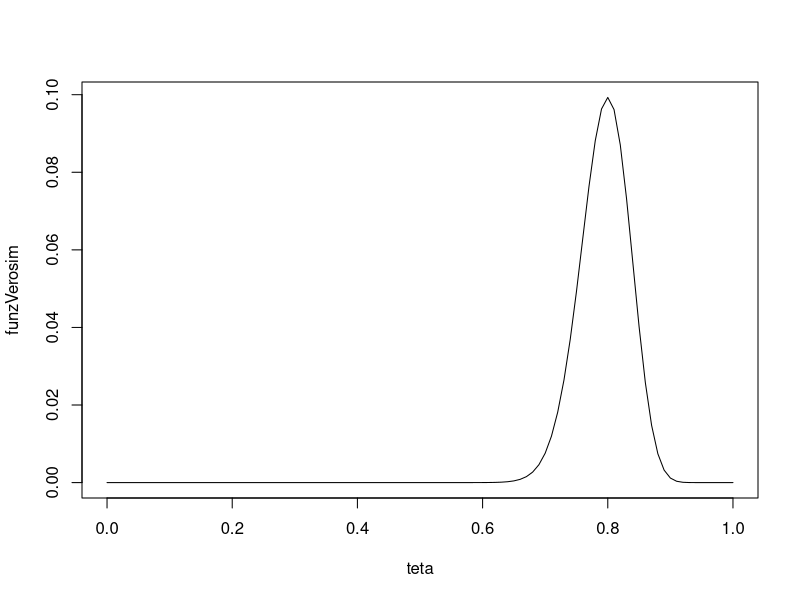
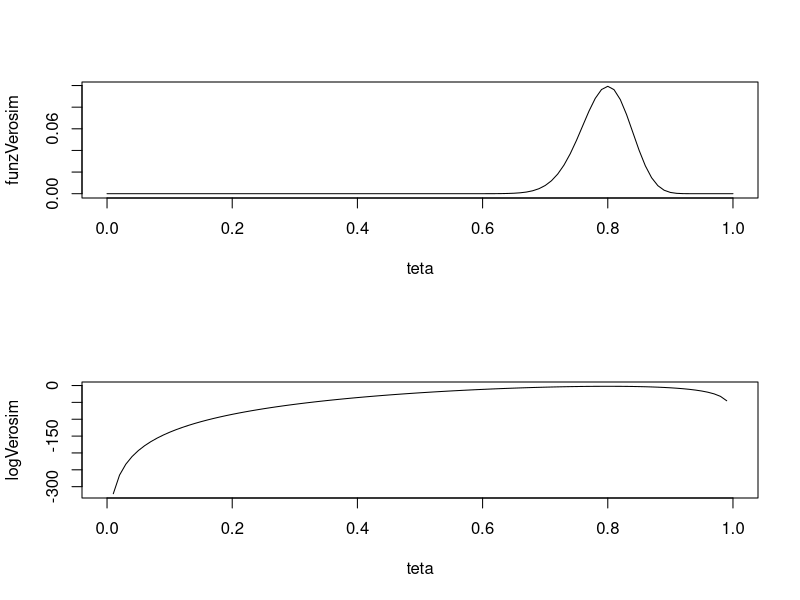
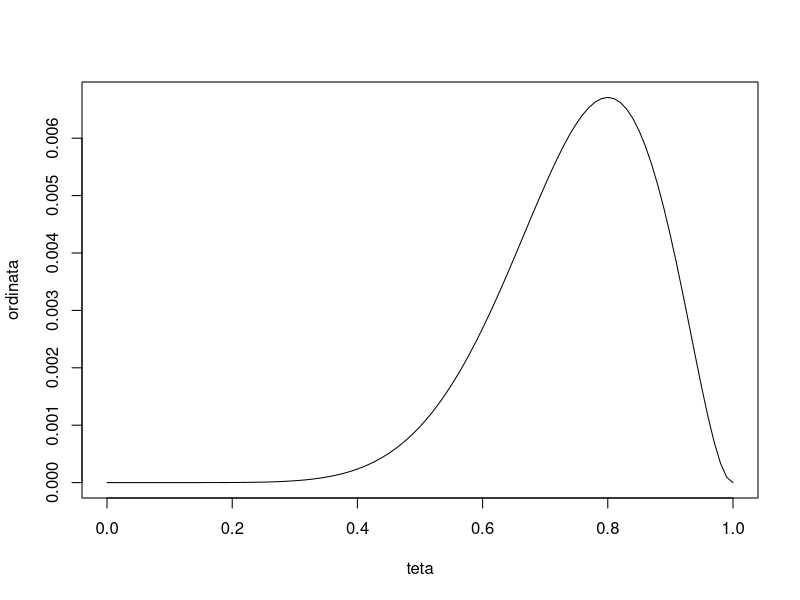
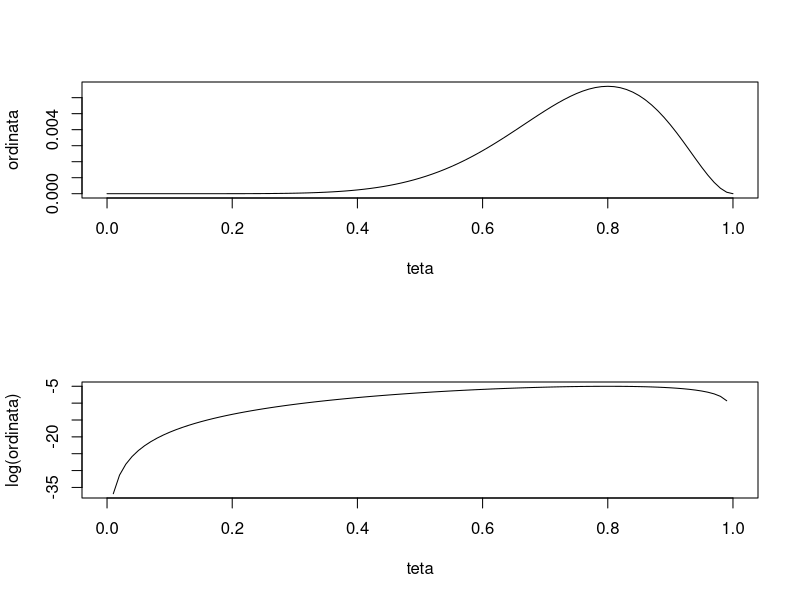
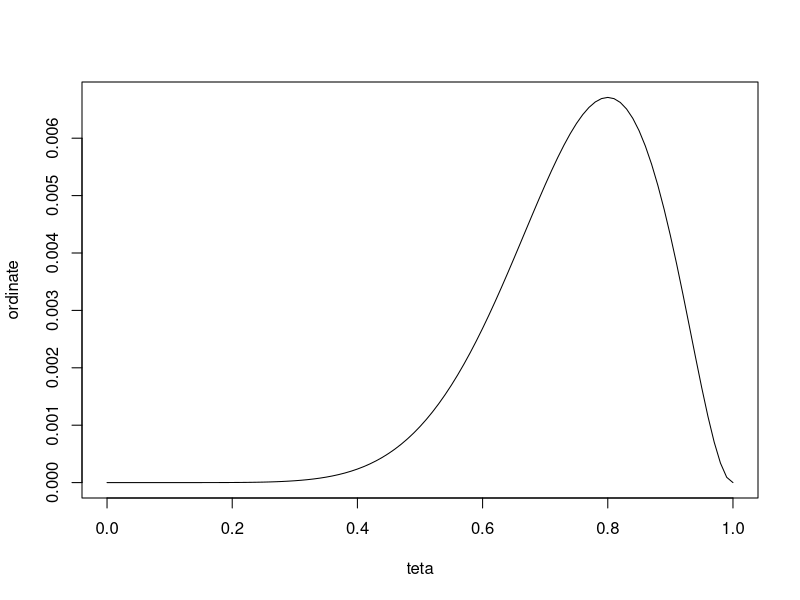
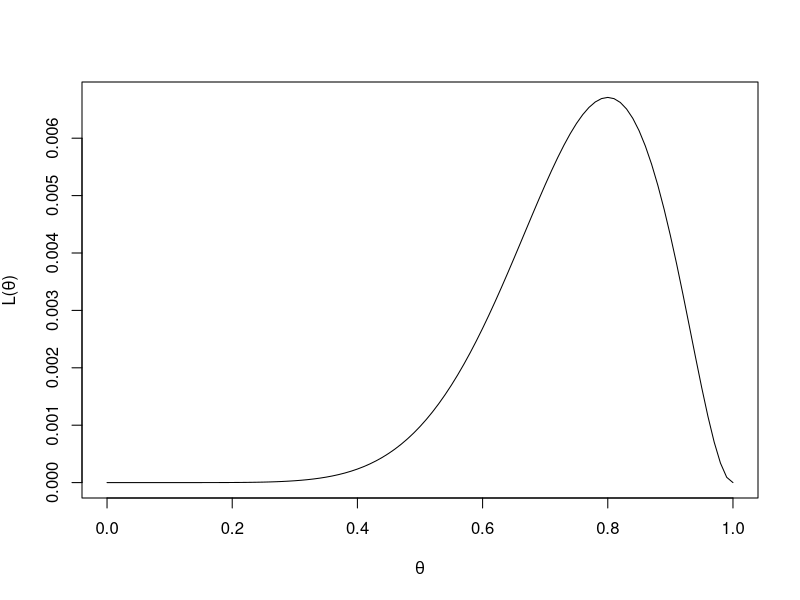
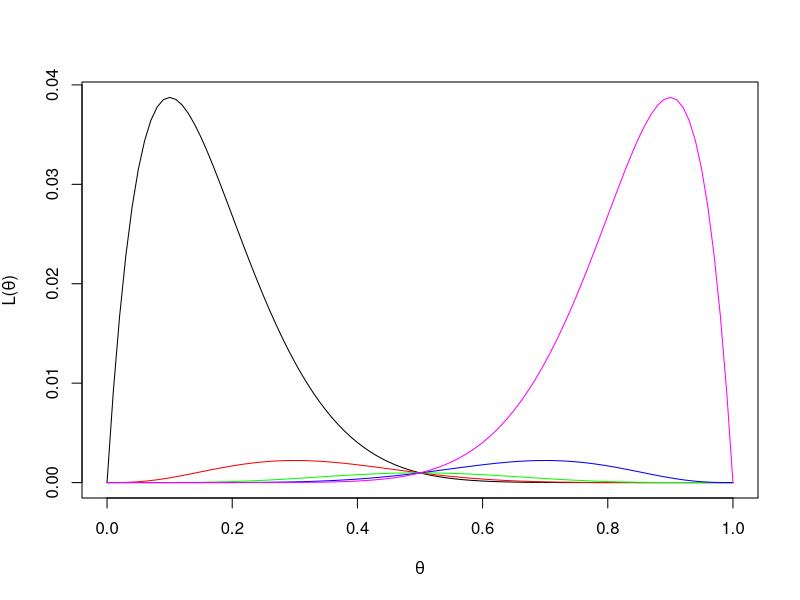
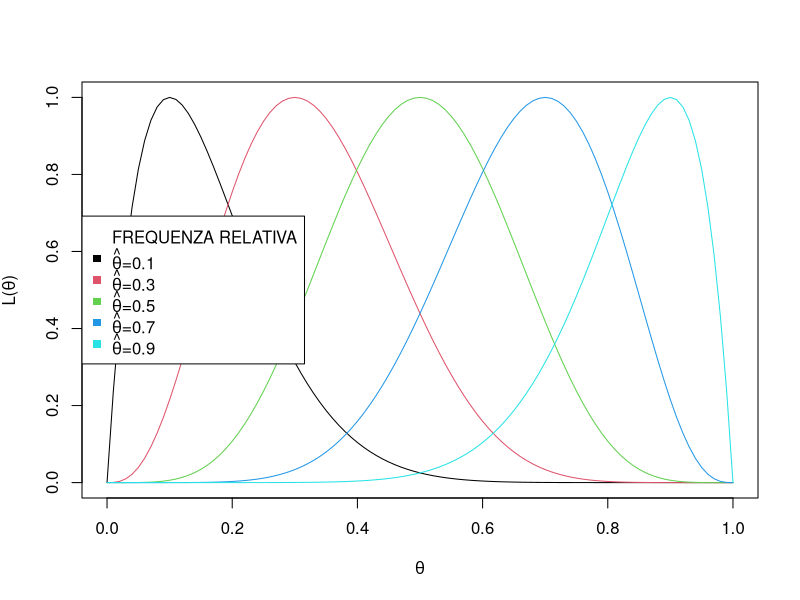

Generate these figures, in order, with R:
#----------------------------------------------------------------------------------
# Esempio di definizione della funzione di verosimiglianza per la v.c. di Bernoulli
#----------------------------------------------------------------------------------

#------------------------------------------------------------------------------------
#ALTERNATIVA 1: 
#usando la variabile casuale binomiale e i comandi di R per la relativa distribuzione
#di probabilità
#------------------------------------------------------------------------------------

#imposto il numero di lanci e il numero di successi
nLanci 	  <- 100
nSuccessi <- 80
#NOTA: 
#cambiare il valore del numero di successi per verificare come cambia graficamente
#la funzione di verosimiglianza risultante

#calcolo la probabilità di osservare nSuccessi su nLanci nel caso in cui il parametro
#del modello sia pari a 0.5 oppure a 0.8
dbinom(nSuccessi, nLanci, 0.5)
dbinom(nSuccessi, nLanci, 0.8)
#posso calcolare entrambi con un solo comando
dbinom(nSuccessi, nLanci, c(0.5,0.8))

#imposto una sequenza che va da 0 a 1 con passo 0.01
teta=seq(0, 1, by=0.01)
#verifico come cambia la probabilità di ottenere nSuccessi su nLanci per differenti 
#valori del parametro: funzione di verosimiglianza
funzVerosim <- dbinom(nSuccessi, nLanci, teta)
#rappresento graficamente la funzione di verosimiglianza
plot(teta, funzVerosim, type="l")

#funz. verosimiglianza vs logverosimiglianza
teta=seq(0, 1, by=0.01)
#funzione di verosimiglianza
funzVerosim <- dbinom(nSuccessi, nLanci, teta)
#funzione di log-verosimiglianza
logVerosim <- log(funzVerosim)
#e relative rappresentazioni grafiche
par(mfrow=c(2,1))
plot(teta, funzVerosim, type="l")
plot(teta, logVerosim, type="l")
par(mfrow=c(1,1))


#------------------------------------------------------------------------------------
#ALTERNATIVA 2: 
#attraverso la creazione di una funzione in R per la distribuzione di Bernoulli
#e la produttoria sul campione osservato dei valori di tale funzione
#di probabilità
#------------------------------------------------------------------------------------

#definiamo la distribuzione di bernoulli
distrBernoulli <- function(x, teta){
	(teta ^ x) * ((1 - teta) ^ (1-x))
}
#prova di chiamata
distrBernoulli(0, 0.8)
distrBernoulli(1, 0.8)
distrBernoulli(c(0,1), 0.8)

#definisco il vettore del campione osservato
campioneOsservato <- c(1,0,1,1,1,0,1,1,1,1)

#funz. verosimiglianza nel punto teta=0.2
prod(distrBernoulli(campioneOsservato, 0.2))
#funz. verosimiglianza nel punto teta=0.5
prod(distrBernoulli(campioneOsservato, 0.5))
#definisco un vettore di valori per teta (da 0 a 1 con passo 0.01)
teta <- seq(0, 1, by=0.01)
#e mi calcolo la funzione di verosimiglianza in corrispondenza
#di ciascun valore di teta
ordinata <- numeric(length(teta))
for(i in 1:length(teta)){
	ordinata[i] <- prod(distrBernoulli(campioneOsservato, teta[i]))
}
#plot funzione verosimiglianza
plot(teta, ordinata, type="l")

#plot funzione verosimiglianza vs funzione di log-verosimiglianza
par(mfrow=c(2,1))
plot(teta, ordinata, type="l")
plot(teta, log(ordinata), type="l")
par(mfrow=c(1,1))


#------------------------------------------------------------------------------------
#ALTERNATIVA 3: 
#attraverso la creazione di una funzione in R che definisce 
#direttamente le funzioni di verosimiglianza e di logVerosimiglianza
#per un modello di Bernoulli
#------------------------------------------------------------------------------------
verosimBernoulli <- function(numSuccessi, numProve, p){
	(p ^ numSuccessi) * ((1-p)^(numProve-numSuccessi))
}

#prove di chiamata
verosimBernoulli(8, 10, 0.8)
verosimBernoulli(8, 10, 0.2)
verosimBernoulli(8, 10, c(0.2,0.8))

#definisco un vettore di valori per teta (da 0 a 1 con passo 0.01)
teta <- seq(0, 1, by=0.01)
#calcolo la funzione di verosimiglianza nel caso di un campione
#di 10 osservazioni su cui sono stati osservati 8 successi
ordinate <- verosimBernoulli(8, 10, teta)
#e la rappresento graficamente
plot(teta, ordinate, type="l")
#uso di espressioni matematiche nelle etichette degli assi
plot(teta, ordinate, type="l",
     xlab=expression(theta),
     ylab=expression(paste("L(",theta,")")))

#confronto tra verosimiglianza assolute
#
#andamento della funzione al variare della frequenza relativa
#osservata di successi
#
#funzione di verosimiglianza nel caso di 1 campione di 10 osservazioni
#su cui è osservato 1 successo
plot(teta, verosimBernoulli(1, 10, teta), type="l",
     xlab=expression(theta),
     ylab=expression(paste("L(",theta,")")))
#funzione di verosimiglianza nel caso di 1 campione di 10 osservazioni
#su cui sono osservati 3 successi
lines(teta, verosimBernoulli(3, 10, teta), type="l", col="red")
#funzione di verosimiglianza nel caso di 1 campione di 10 osservazioni
#su cui sono osservati 5 successi
lines(teta, verosimBernoulli(5, 10, teta), type="l", col="green")
#funzione di verosimiglianza nel caso di 1 campione di 10 osservazioni
#su cui sono osservati 7 successi
lines(teta, verosimBernoulli(7, 10, teta), type="l", col="blue")
#funzione di verosimiglianza nel caso di 1 campione di 10 osservazioni
#su cui sono osservati 9 successi
lines(teta, verosimBernoulli(9, 10, teta), type="l", col="magenta")

#confronto tra verosimiglianze normalizzate
#
#andamento della funzione al variare della frequenza relativa
#osservata di successi
#
#funzione di verosimiglianza nel caso di 1 campione di 10 osservazioni
#su cui è osservato un solo successo ...
ordinata <- verosimBernoulli(1, 10, teta)
#... e sua normalizzazione
ordinata <- ordinata / max(ordinata)
plot(teta, ordinata, type="l",
     xlab=expression(theta),
     ylab=expression(paste("L(",theta,")"),
         col=1))
#funzione di verosimiglianza nel caso di 1 campione di 10 osservazioni
#su cui sono osservati 3 successi ...
ordinata <- verosimBernoulli(3, 10, teta)
#... e sua normalizzazione
ordinata <- ordinata / max(ordinata)
lines(teta, ordinata, type="l", col=2)
#funzione di verosimiglianza nel caso di 1 campione di 10 osservazioni
#su cui sono osservati 5 successi ...
ordinata <- verosimBernoulli(5, 10, teta)
#... e sua normalizzazione
ordinata <- ordinata / max(ordinata)
lines(teta, ordinata, type="l", col=3)
#funzione di verosimiglianza nel caso di 1 campione di 10 osservazioni
#su cui sono osservati 7 successi ...
ordinata <- verosimBernoulli(7, 10, teta)
#... e sua normalizzazione
ordinata <- ordinata / max(ordinata)
lines(teta, ordinata, type="l", col=4)
#funzione di verosimiglianza nel caso di 1 campione di 10 osservazioni
#su cui sono osservati 10 successi ...
ordinata <- verosimBernoulli(9, 10, teta)
#... e sua normalizzazione
ordinata <- ordinata / max(ordinata)
lines(teta, ordinata, type="l", col=5)
#aggiungiamo una legenda al grafico
legend("left",c("FREQUENZA RELATIVA",
                expression(paste(hat(theta),"=0.1")),
                expression(paste(hat(theta),"=0.3")),
                expression(paste(hat(theta),"=0.5")),
                expression(paste(hat(theta),"=0.7")),
                expression(paste(hat(theta),"=0.9"))),                
             col=c(0,1:5),pch=15)

#confronto tra verosimiglianze normalizzate
#
#andamento della funzione mantenendo costante la frequenza relativa
#osservata di successi nel campione ma aumentando il numero di osservazioni
#
#funzione di verosimiglianza nel caso di 1 campione di 10 osservazioni
#su cui sono osservati 3 successi ...
ordinata <- verosimBernoulli(3, 10, teta)
#... e sua normalizzazione
ordinata <- ordinata / max(ordinata)
plot(teta, ordinata, type="l",
     xlab=expression(theta),
     ylab=expression(paste("L(",theta,")"),
         col=1))     
#funzione di verosimiglianza nel caso di 1 campione di 50 osservazioni
#su cui sono osservati 15 successi ...
ordinata <- verosimBernoulli(15, 50, teta)
#... e sua normalizzazione
ordinata <- ordinata / max(ordinata)
lines(teta, ordinata, type="l", col=2)
#funzione di verosimiglianza nel caso di 1 campione di 100 osservazioni
#su cui sono osservati 30 successi ...
ordinata <- verosimBernoulli(30, 100, teta)
#... e sua normalizzazione
ordinata <- ordinata / max(ordinata)
lines(teta, ordinata, type="l", col=3)
#funzione di verosimiglianza nel caso di 1 campione di 500 osservazioni
#su cui sono osservati 150 successi ...
ordinata <- verosimBernoulli(150, 500, teta)
#... e sua normalizzazione
ordinata <- ordinata / max(ordinata)
lines(teta, ordinata, type="l", col=4)
#funzione di verosimiglianza nel caso di 1 campione di 750 osservazioni
#su cui sono osservati 225 successi ...
ordinata <- verosimBernoulli(225, 750, teta)
#... e sua normalizzazione
ordinata <- ordinata / max(ordinata)
lines(teta, ordinata, type="l", col=5)
#funzione di verosimiglianza nel caso di 1 campione di 1000 osservazioni
#su cui sono osservati 300 successi ...
ordinata <- verosimBernoulli(300, 1000, teta)
#... e sua normalizzazione
ordinata <- ordinata / max(ordinata)
lines(teta, ordinata, type="l", col=6)

#aggiungiamo una legenda al grafico
legend("right",c(expression(paste(hat(theta)," = 0.3")),
                "n = 10",
                "n = 50",
                "n = 100",
                "n = 500",                 
                "n = 750",                
                "n = 1000"),
             col=c(0,1:6),pch=15)

#la funzione di log-verosimiglianza calcolata come logaritmo
#della funzione di verosimiglianza
#
#definisco un vettore di valori per teta (da 0 a 1 con passo 0.01)
teta <- seq(0, 1, by=0.01)
#calcolo la funzione di verosimiglianza nel caso di un campione
#di 10 osservazioni su cui sono stati osservati 8 successi
ordinateV <- verosimBernoulli(8, 10, teta)
#calcolo la funzione di log-verosimiglianza applicando la trasformazione
#logaritmica alla funzione di verosimiglianza
ordinateLV <- log(ordinateV)

par(mfrow=c(2,1))
#rappresentazione grafica della funzione di verosimiglianza
plot(teta, ordinateV, type="l",
     xlab=expression(theta),
     ylab=expression(paste("L(",theta,")")))
#e della funzione di log-verosimiglianza
plot(teta, ordinateLV, type="l",
     xlab=expression(theta),
     ylab=expression(paste("l(",theta,") = ln[L(",theta,")]")))
par(mfrow=c(1,1))

#la funzione di log-verosimiglianza calcolata attraverso la definizione
#di una funzione 
logVerosimBernoulli <- function(numSuccessi, numProve, p){
	(numSuccessi * log(p)) + ((numProve-numSuccessi) * log(1-p))
}

#prove di chiamata
logVerosimBernoulli(8, 10, 0.8)
logVerosimBernoulli(8, 10, 0.2)
logVerosimBernoulli(8, 10, c(0.2,0.8))

#definisco un vettore di valori per teta (da 0 a 1 con passo 0.01)
teta <- seq(0, 1, by=0.01)
#calcolo la funzione di verosimiglianza nel caso di un campione
#di 10 osservazioni su cui sono stati osservati 8 successi
ordinate <- logVerosimBernoulli(8, 10, teta)
#e la rappresento graficamente
plot(teta, ordinate, type="l",
     xlab=expression(theta),
     ylab=expression(paste("l(",theta,") = ln[L(",theta,")]")))     
